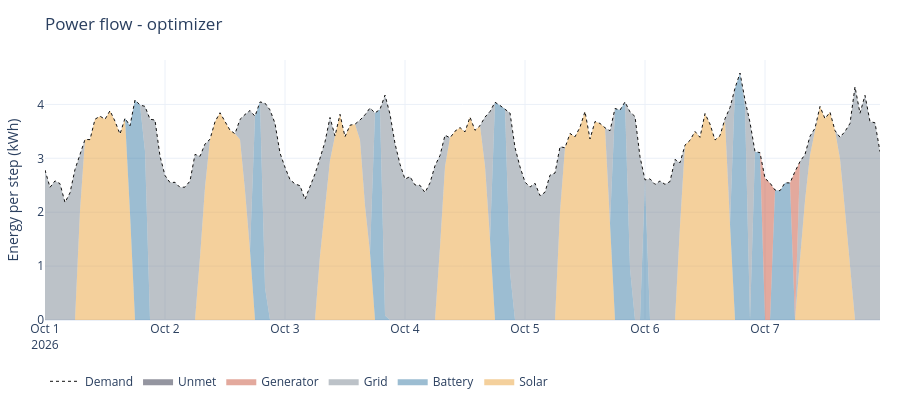

Here is the notebook cell this chart was saved with:
### Markdown cell above
### 5.4 How the optimiser works

The charts show one week. They show *how* the optimiser saves money:

* in the evening, when the grid price is high, it uses the battery, but it keeps some energy for
  power cuts;
* at night, when the grid price is low, it charges the battery from the grid;
* in cycle-charging mode, it runs the generator at an efficient level and stores the extra energy
  in the battery.

### Code cell
start = profile.timestamps[0].to_pydatetime()
week = {
    k: r.between(start, start + pd.Timedelta(days=7).to_pytimedelta()) for k, r in results.items()
}
charts.power_flow(week["optimizer"]).show()
charts.battery_soc(week).show()

### Figure 1 — Plotly figure (JSON) as saved in the notebook; plotly's stock layout.template omitted (floating-point values rounded to 4 significant figures; data arrays with more than 128 entries replaced by an {"elided": "..."} marker saying what was removed)
{"data": [{"hovertemplate": "%{y:.2f} kWh", "line": {"color": "#E9A23B", "width": 0}, "name": "Solar", "stackgroup": "load", "type": "scatter", "x": {"elided": "168 str values"}, "y": {"elided": "168 float values"}}, {"hovertemplate": "%{y:.2f} kWh", "line": {"color": "#3A7CA5", "width": 0}, "name": "Battery", "stackgroup": "load", "type": "scatter", "x": {"elided": "168 str values"}, "y": {"elided": "168 float values"}}, {"hovertemplate": "%{y:.2f} kWh", "line": {"color": "#7A8691", "width": 0}, "name": "Grid", "stackgroup": "load", "type": "scatter", "x": {"elided": "168 str values"}, "y": {"elided": "168 float values"}}, {"hovertemplate": "%{y:.2f} kWh", "line": {"color": "#C8553D", "width": 0}, "name": "Generator", "stackgroup": "load", "type": "scatter", "x": {"elided": "168 str values"}, "y": {"elided": "168 float values"}}, {"hovertemplate": "%{y:.2f} kWh", "line": {"color": "#2B2D42", "width": 0}, "name": "Unmet", "stackgroup": "load", "type": "scatter", "x": {"elided": "168 str values"}, "y": {"elided": "168 float values"}}, {"hovertemplate": "%{y:.2f} kWh", "line": {"color": "#111111", "dash": "dot", "width": 1}, "name": "Demand", "type": "scatter", "x": {"elided": "168 str values"}, "y": {"elided": "168 float values"}}], "layout": {"height": 420, "hovermode": "x unified", "legend": {"orientation": "h", "x": 0, "y": -0.18, "yanchor": "top"}, "margin": {"b": 100, "l": 40, "r": 20, "t": 60}, "title": {"text": "Power flow - optimizer"}, "yaxis": {"title": {"text": "Energy per step (kWh)"}}}}
